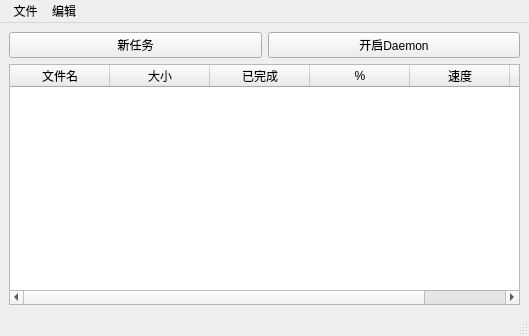
<?xml version="1.0" encoding="UTF-8"?>
<ui version="4.0">
 <class>MainWindow</class>
 <widget class="QMainWindow" name="MainWindow">
  <property name="geometry">
   <rect>
    <x>0</x>
    <y>0</y>
    <width>529</width>
    <height>336</height>
   </rect>
  </property>
  <property name="windowTitle">
   <string>SmartGet</string>
  </property>
  <property name="unifiedTitleAndToolBarOnMac">
   <bool>false</bool>
  </property>
  <widget class="QWidget" name="centralwidget">
   <layout class="QGridLayout" name="gridLayout">
    <item row="0" column="0">
     <layout class="QVBoxLayout" name="verticalLayout">
      <item>
       <layout class="QHBoxLayout" name="horizontalLayout">
        <item>
         <widget class="QPushButton" name="newMission">
          <property name="text">
           <string>新任务</string>
          </property>
         </widget>
        </item>
        <item>
         <widget class="QPushButton" name="startDaemon">
          <property name="text">
           <string>开启Daemon</string>
          </property>
         </widget>
        </item>
       </layout>
      </item>
      <item>
       <widget class="QTableWidget" name="tableWidget">
        <column>
         <property name="text">
          <string>文件名</string>
         </property>
        </column>
        <column>
         <property name="text">
          <string>大小</string>
         </property>
        </column>
        <column>
         <property name="text">
          <string>已完成</string>
         </property>
        </column>
        <column>
         <property name="text">
          <string>%</string>
         </property>
        </column>
        <column>
         <property name="text">
          <string>速度</string>
         </property>
        </column>
        <column>
         <property name="text">
          <string>节点数</string>
         </property>
        </column>
       </widget>
      </item>
     </layout>
    </item>
   </layout>
  </widget>
  <widget class="QStatusBar" name="statusbar"/>
  <widget class="QMenuBar" name="menubar">
   <property name="geometry">
    <rect>
     <x>0</x>
     <y>0</y>
     <width>529</width>
     <height>23</height>
    </rect>
   </property>
   <widget class="QMenu" name="menu">
    <property name="title">
     <string> 文件</string>
    </property>
    <addaction name="action_2"/>
   </widget>
   <widget class="QMenu" name="menu_2">
    <property name="title">
     <string>编辑</string>
    </property>
    <addaction name="action"/>
   </widget>
   <addaction name="menu"/>
   <addaction name="menu_2"/>
  </widget>
  <action name="action">
   <property name="text">
    <string>首选项</string>
   </property>
  </action>
  <action name="action_2">
   <property name="text">
    <string>添加</string>
   </property>
  </action>
 </widget>
 <resources/>
 <connections/>
</ui>
